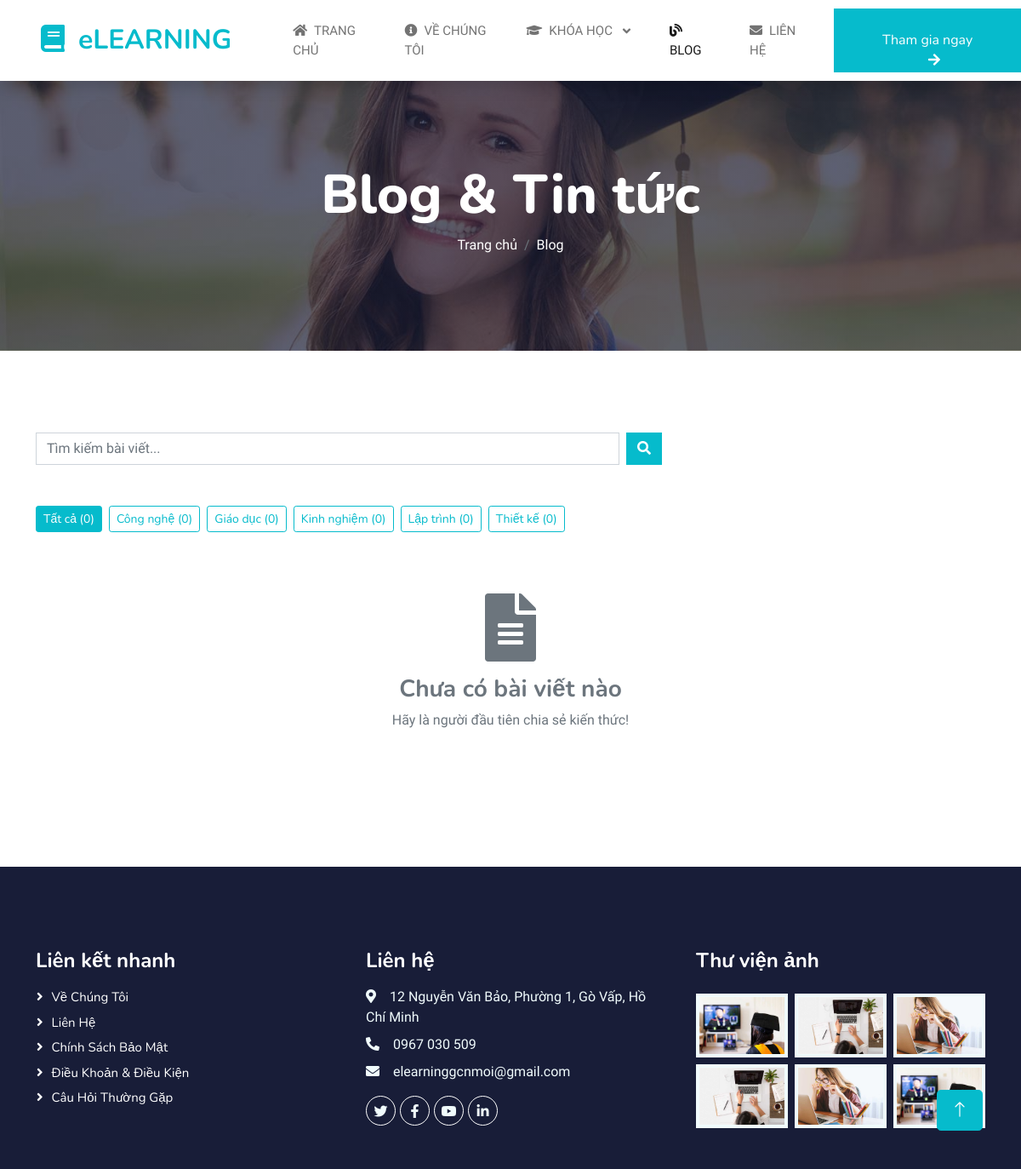
/public/blogs.php, run on the app's committed database.
### tables this page shows
CREATE TABLE `blog_categories` (
  `id` int(11) NOT NULL,
  `name` varchar(100) NOT NULL,
  `slug` varchar(100) NOT NULL,
  `description` text DEFAULT NULL,
  `created_at` datetime DEFAULT current_timestamp()
);

### classes/manage_blog.php (called while the page is built, shortened)
<?php
require_once __DIR__ . '/../public/includes/db.php';
class BlogManager
{
    private $conn;
    public function __construct()
    {
        global $conn;
        $this->conn = $conn;
    }
    public function getAllCategories()
    {
        $stmt = $this->conn->prepare("
            SELECT bc.*, COUNT(bcr.blog_id) as blog_count
            FROM blog_categories bc
            LEFT JOIN blog_category_relations bcr ON bc.id = bcr.category_id
            LEFT JOIN blogs b ON bcr.blog_id = b.id AND b.status = 'published'
            GROUP BY bc.id
            ORDER BY bc.name
        ");
        $stmt->execute();
        $result = $stmt->get_result();
        $categories = [];
        while ($row = $result->fetch_assoc()) {
            $categories[] = $row;
        }
        return $categories;
    }
    public function countBlogs($status = 'published', $category_id = null, $user_id = null, $keyword = null)
    {
        $sql = "SELECT COUNT(DISTINCT b.id) as total FROM blogs b";
        $conditions = [];
        $params = [];
        $types = "";
        if ($status) {
            $conditions[] = "b.status = ?";
            $params[] = $status;
            $types .= "s";
        }
        if (!empty($conditions)) {
            $sql .= " WHERE " . implode(" AND ", $conditions);
        }
        $stmt = $this->conn->prepare($sql);
        if (!empty($params)) {
            $stmt->bind_param($types, ...$params);
        }
        $stmt->execute();
        $result = $stmt->get_result();
        $row = $result->fetch_assoc();
        return $row['total'] ?? 0;
    }
}

### classes/CourseManager.php (called while the page is built, shortened)
<?php
require_once __DIR__ . '/../public/includes/db.php';
class CourseManager
{
    private $conn;
    public function __construct()
    {
        global $conn;
        $this->conn = $conn;
    }
    public function getAllCategories()
    {
        $stmt = $this->conn->prepare("SELECT id, name FROM categories");
        $stmt->execute();
        $result = $stmt->get_result();
        $categories = array();
        while ($row = $result->fetch_assoc()) {
            $row['course_count'] = $this->countCoursesByCategory($row['id']);
            $categories[] = $row;
        }
        return $categories;
    }
    public function countCoursesByCategory($categoryId)
    {
        $stmt = $this->conn->prepare("
            SELECT COUNT(c.id) as total
            FROM courses c
            JOIN course_categories cc ON c.id = cc.course_id
            WHERE cc.category_id = ?
        ");
        $stmt->bind_param("i", $categoryId);
        $stmt->execute();
        $result = $stmt->get_result();
        $row = $result->fetch_assoc();
        return $row['total'] ?? 0;
    }
}

### public/blogs.php (the view, shortened to what this page needs)
<?php
require_once __DIR__ . '/../includes/helpers.php';
require_once __DIR__ . '/../classes/manage_blog.php';
$blogManager = new BlogManager();
$page = max(1, $_GET['page'] ?? 1);
$category_id = $_GET['category'] ?? null;
$search = trim($_GET['search'] ?? '');
$limit = 9;
if ($search) {
    $blogs = $blogManager->searchBlogs($search, $page, $limit);
    $total_blogs = $blogManager->countBlogs('published', null, null, $search);
} else {
    $blogs = $blogManager->getAllBlogs($page, $limit, 'published', $category_id);
}
$categories = $blogManager->getAllCategories();
$current_category = null;
?>
<!DOCTYPE html>
<html lang="vi">
<head>
    <link href="https://cdnjs.cloudflare.com/ajax/libs/font-awesome/5.10.0/css/all.min.css" rel="stylesheet">
    <link href="https://cdn.jsdelivr.net/npm/bootstrap-icons@1.4.1/font/bootstrap-icons.css" rel="stylesheet">
    <link href="assets/lib/animate/animate.min.css" rel="stylesheet">
    <link href="assets/css/bootstrap.min.css" rel="stylesheet">
    <link href="assets/css/style.css" rel="stylesheet">
</head>
<body>
    <?php include 'includes/header.php'; ?>
    <div class="container-fluid bg-primary py-5 mb-5 page-header">
        <div class="container py-5">
            <div class="row justify-content-center">
                <div class="col-lg-10 text-center">
                    <h1 class="display-3 text-white animated slideInDown">
                        <?php if ($current_category): ?>
                            Blog - <?= htmlspecialchars($current_category['name']) ?>
                        <?php elseif ($search): ?>
                            Kết quả tìm kiếm: "<?= htmlspecialchars($search) ?>"
                        <?php else: ?>
                            Blog & Tin tức
                        <?php endif; ?>
                    </h1>
                    <nav aria-label="breadcrumb">
                        <ol class="breadcrumb justify-content-center">
                            <li class="breadcrumb-item"><a class="text-white" href="index.php">Trang chủ</a></li>
                            <li class="breadcrumb-item text-white active" aria-current="page">Blog</li>
                        </ol>
                    </nav>
                </div>
            </div>
        </div>
    </div>
    <div class="container-xxl py-5">
        <div class="container">
            <div class="row mb-5">
                <div class="col-lg-8">
                    <form method="GET" action="blogs.php" class="d-flex">
                        <input type="text" name="search" value="<?= htmlspecialchars($search) ?>"
                            class="form-control me-2" placeholder="Tìm kiếm bài viết...">
                        <button class="btn btn-primary" type="submit">
                            <i class="fas fa-search"></i>
                        </button>
                    </form>
                </div>
                <div class="col-lg-4 text-end">
                </div>
            </div>
            <div class="row mb-4">
                <div class="col-12">
                    <div class="d-flex flex-wrap gap-2">
                        <a href="blogs.php" class="btn <?= !$category_id ? 'btn-primary' : 'btn-outline-primary' ?> btn-sm">
                            Tất cả (<?= $blogManager->countBlogs('published') ?>)
                        </a>
                        <?php foreach ($categories as $cat): ?>
                            <a href="blogs.php?category=<?= $cat['id'] ?>"
                                class="btn <?= $category_id == $cat['id'] ? 'btn-primary' : 'btn-outline-primary' ?> btn-sm">
                                <?= htmlspecialchars($cat['name']) ?> (<?= $cat['blog_count'] ?>)
                            </a>
                        <?php endforeach; ?>
                    </div>
                </div>
            </div>
            <div class="row g-4">
                <?php if (empty($blogs)): ?>
                    <div class="col-12 text-center py-5">
                        <i class="fas fa-file-alt fa-5x text-muted mb-3"></i>
                        <h3 class="text-muted">Chưa có bài viết nào</h3>
                        <p class="text-muted">
                            <?php if ($search): ?>
                                Không tìm thấy kết quả cho từ khóa "<?= htmlspecialchars($search) ?>"
                            <?php else: ?>
                                Hãy là người đầu tiên chia sẻ kiến thức!
                            <?php endif; ?>
                        </p>
                    </div>
                <?php endif; ?>
            </div>
        </div>
    </div>
    <?php include 'includes/footer.php'; ?>
    <a href="#" class="btn btn-lg btn-primary btn-lg-square back-to-top"><i class="bi bi-arrow-up"></i></a>
</body>
</html>

### data on the page
blog_categories: name "Công nghệ", blog_count "0"
blog_categories: name "Giáo dục", blog_count "0"
blog_categories: name "Kinh nghiệm", blog_count "0"
blog_categories: name "Lập trình", blog_count "0"
blog_categories: name "Thiết kế", blog_count "0"

### other printed values
$blogManager->countBlogs('published') "0"
